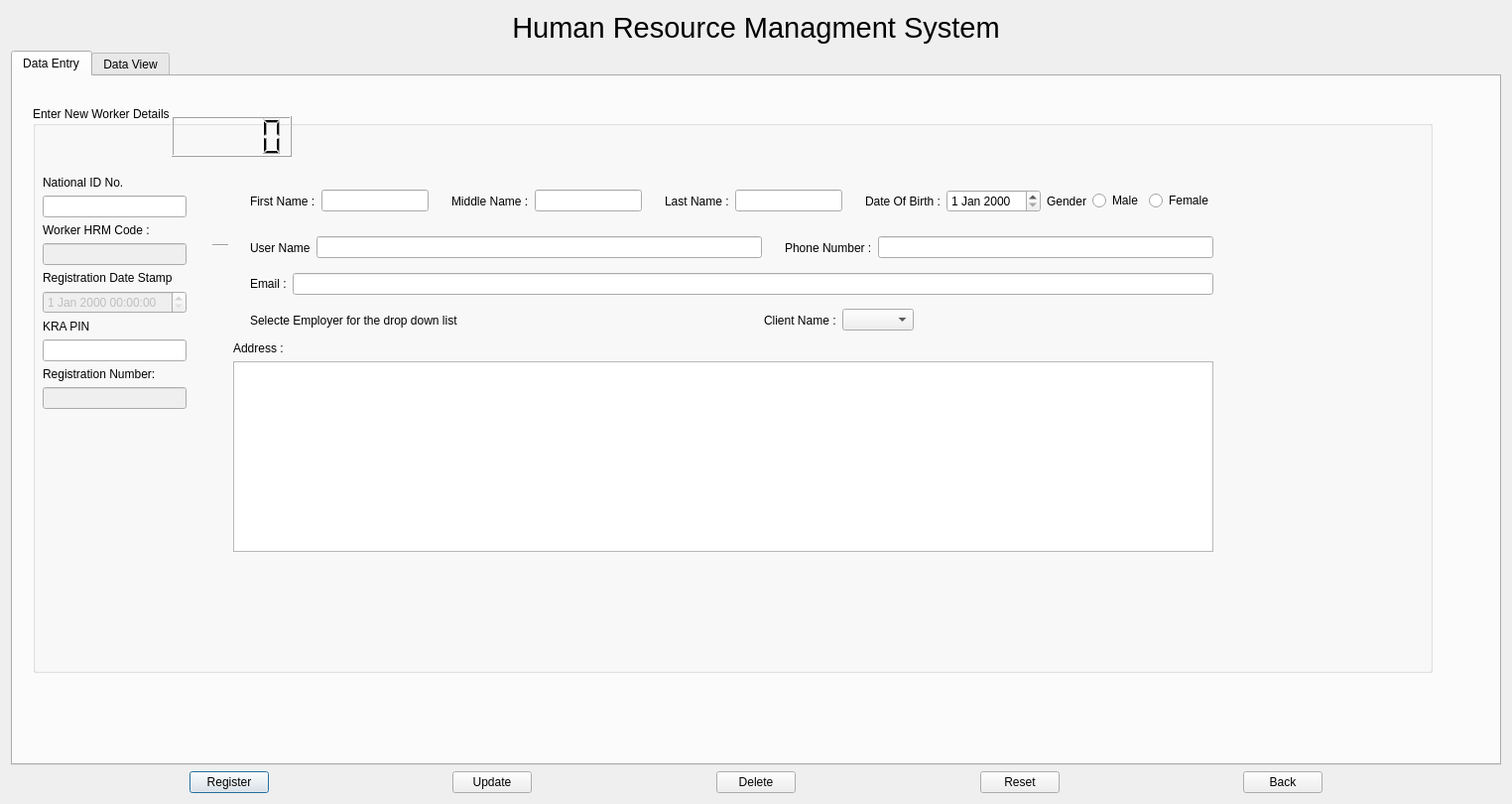
<?xml version="1.0" encoding="UTF-8"?>
<ui version="4.0">
 <class>Dialog_workers</class>
 <widget class="QDialog" name="Dialog_workers">
  <property name="geometry">
   <rect>
    <x>0</x>
    <y>0</y>
    <width>1524</width>
    <height>810</height>
   </rect>
  </property>
  <property name="windowTitle">
   <string>Dialog</string>
  </property>
  <layout class="QHBoxLayout" name="horizontalLayout_21">
   <item>
    <layout class="QVBoxLayout" name="verticalLayout_9">
     <item>
      <widget class="QLabel" name="label">
       <property name="font">
        <font>
         <family>Tahoma</family>
         <pointsize>22</pointsize>
        </font>
       </property>
       <property name="text">
        <string>Human Resource Managment System</string>
       </property>
       <property name="alignment">
        <set>Qt::AlignCenter</set>
       </property>
       <property name="wordWrap">
        <bool>true</bool>
       </property>
      </widget>
     </item>
     <item>
      <widget class="QTabWidget" name="tabWidget">
       <property name="currentIndex">
        <number>0</number>
       </property>
       <widget class="QWidget" name="tab_3">
        <attribute name="title">
         <string>Data Entry</string>
        </attribute>
        <widget class="QGroupBox" name="groupBox_3">
         <property name="geometry">
          <rect>
           <x>20</x>
           <y>30</y>
           <width>1411</width>
           <height>571</height>
          </rect>
         </property>
         <property name="title">
          <string>Enter New Worker Details</string>
         </property>
         <widget class="Line" name="line_2">
          <property name="geometry">
           <rect>
            <x>181</x>
            <y>132</y>
            <width>16</width>
            <height>16</height>
           </rect>
          </property>
          <property name="orientation">
           <enum>Qt::Horizontal</enum>
          </property>
         </widget>
         <widget class="QLCDNumber" name="lcdNumber_user_id">
          <property name="geometry">
           <rect>
            <x>140</x>
            <y>10</y>
            <width>121</width>
            <height>41</height>
           </rect>
          </property>
          <property name="sizePolicy">
           <sizepolicy hsizetype="Fixed" vsizetype="Fixed">
            <horstretch>0</horstretch>
            <verstretch>0</verstretch>
           </sizepolicy>
          </property>
          <property name="minimumSize">
           <size>
            <width>31</width>
            <height>24</height>
           </size>
          </property>
          <property name="font">
           <font>
            <family>MS Shell Dlg 2</family>
            <pointsize>16</pointsize>
            <weight>75</weight>
            <bold>true</bold>
           </font>
          </property>
         </widget>
         <widget class="QWidget" name="layoutWidget">
          <property name="geometry">
           <rect>
            <x>10</x>
            <y>70</y>
            <width>1180</width>
            <height>460</height>
           </rect>
          </property>
          <layout class="QHBoxLayout" name="horizontalLayout_24">
           <item>
            <layout class="QVBoxLayout" name="verticalLayout_11">
             <item>
              <layout class="QVBoxLayout" name="verticalLayout_12">
               <item>
                <widget class="QLabel" name="label_19">
                 <property name="text">
                  <string>National ID No.</string>
                 </property>
                 <property name="buddy">
                  <cstring>lineEdit_IDNo</cstring>
                 </property>
                </widget>
               </item>
               <item>
                <widget class="QLineEdit" name="lineEdit_IDNo">
                 <property name="inputMethodHints">
                  <set>Qt::ImhDigitsOnly</set>
                 </property>
                </widget>
               </item>
              </layout>
             </item>
             <item>
              <layout class="QVBoxLayout" name="verticalLayout_13">
               <item>
                <widget class="QLabel" name="label_20">
                 <property name="text">
                  <string>Worker HRM Code :</string>
                 </property>
                </widget>
               </item>
               <item>
                <widget class="QLineEdit" name="lineEdit_hrm_code">
                 <property name="enabled">
                  <bool>false</bool>
                 </property>
                </widget>
               </item>
              </layout>
             </item>
             <item>
              <layout class="QVBoxLayout" name="verticalLayout_14">
               <item>
                <widget class="QLabel" name="label_21">
                 <property name="text">
                  <string>Registration Date Stamp</string>
                 </property>
                </widget>
               </item>
               <item>
                <widget class="QDateTimeEdit" name="dateTimeEdit_stamp">
                 <property name="enabled">
                  <bool>false</bool>
                 </property>
                </widget>
               </item>
               <item>
                <layout class="QVBoxLayout" name="verticalLayout_15">
                 <item>
                  <widget class="QLabel" name="label_22">
                   <property name="text">
                    <string>KRA PIN</string>
                   </property>
                  </widget>
                 </item>
                 <item>
                  <widget class="QLineEdit" name="lineEdit_kra_pin"/>
                 </item>
                </layout>
               </item>
               <item>
                <layout class="QVBoxLayout" name="verticalLayout_10">
                 <item>
                  <widget class="QLabel" name="label_18">
                   <property name="text">
                    <string>Registration Number:</string>
                   </property>
                  </widget>
                 </item>
                 <item>
                  <widget class="QLineEdit" name="lineEdit_regNo">
                   <property name="enabled">
                    <bool>false</bool>
                   </property>
                  </widget>
                 </item>
                </layout>
               </item>
               <item>
                <spacer name="verticalSpacer_14">
                 <property name="orientation">
                  <enum>Qt::Vertical</enum>
                 </property>
                 <property name="sizeHint" stdset="0">
                  <size>
                   <width>20</width>
                   <height>40</height>
                  </size>
                 </property>
                </spacer>
               </item>
              </layout>
             </item>
            </layout>
           </item>
           <item>
            <spacer name="horizontalSpacer_11">
             <property name="orientation">
              <enum>Qt::Horizontal</enum>
             </property>
             <property name="sizeHint" stdset="0">
              <size>
               <width>40</width>
               <height>20</height>
              </size>
             </property>
            </spacer>
           </item>
           <item>
            <layout class="QVBoxLayout" name="verticalLayout_16">
             <item>
              <layout class="QHBoxLayout" name="horizontalLayout_15">
               <item>
                <layout class="QHBoxLayout" name="horizontalLayout_16">
                 <item>
                  <layout class="QHBoxLayout" name="horizontalLayout_11">
                   <item>
                    <layout class="QHBoxLayout" name="horizontalLayout_12">
                     <item>
                      <spacer name="verticalSpacer_4">
                       <property name="orientation">
                        <enum>Qt::Vertical</enum>
                       </property>
                       <property name="sizeHint" stdset="0">
                        <size>
                         <width>17</width>
                         <height>29</height>
                        </size>
                       </property>
                      </spacer>
                     </item>
                     <item>
                      <widget class="QLabel" name="label_23">
                       <property name="text">
                        <string>First Name :</string>
                       </property>
                       <property name="buddy">
                        <cstring>lineEdit_fn</cstring>
                       </property>
                      </widget>
                     </item>
                     <item>
                      <widget class="QLineEdit" name="lineEdit_fn"/>
                     </item>
                    </layout>
                   </item>
                   <item>
                    <spacer name="verticalSpacer_15">
                     <property name="orientation">
                      <enum>Qt::Vertical</enum>
                     </property>
                     <property name="sizeHint" stdset="0">
                      <size>
                       <width>17</width>
                       <height>30</height>
                      </size>
                     </property>
                    </spacer>
                   </item>
                   <item>
                    <widget class="QLabel" name="label_24">
                     <property name="text">
                      <string>Middle Name :</string>
                     </property>
                     <property name="buddy">
                      <cstring>lineEdit_mn</cstring>
                     </property>
                    </widget>
                   </item>
                   <item>
                    <widget class="QLineEdit" name="lineEdit_mn"/>
                   </item>
                   <item>
                    <layout class="QHBoxLayout" name="horizontalLayout_14">
                     <item>
                      <spacer name="verticalSpacer_16">
                       <property name="orientation">
                        <enum>Qt::Vertical</enum>
                       </property>
                       <property name="sizeHint" stdset="0">
                        <size>
                         <width>17</width>
                         <height>29</height>
                        </size>
                       </property>
                      </spacer>
                     </item>
                     <item>
                      <widget class="QLabel" name="label_25">
                       <property name="text">
                        <string>Last Name :</string>
                       </property>
                       <property name="buddy">
                        <cstring>lineEdit_ln</cstring>
                       </property>
                      </widget>
                     </item>
                     <item>
                      <widget class="QLineEdit" name="lineEdit_ln"/>
                     </item>
                    </layout>
                   </item>
                  </layout>
                 </item>
                 <item>
                  <spacer name="verticalSpacer_17">
                   <property name="orientation">
                    <enum>Qt::Vertical</enum>
                   </property>
                   <property name="sizeHint" stdset="0">
                    <size>
                     <width>17</width>
                     <height>30</height>
                    </size>
                   </property>
                  </spacer>
                 </item>
                 <item>
                  <widget class="QLabel" name="label_26">
                   <property name="text">
                    <string>Date Of Birth :</string>
                   </property>
                  </widget>
                 </item>
                 <item>
                  <widget class="QDateEdit" name="dateEdit_dob"/>
                 </item>
                </layout>
               </item>
               <item>
                <widget class="QLabel" name="label_27">
                 <property name="text">
                  <string>Gender</string>
                 </property>
                 <property name="buddy">
                  <cstring>radioButton_female</cstring>
                 </property>
                </widget>
               </item>
               <item>
                <widget class="QRadioButton" name="radioButton_male">
                 <property name="text">
                  <string>Male</string>
                 </property>
                </widget>
               </item>
               <item>
                <widget class="QRadioButton" name="radioButton_female">
                 <property name="text">
                  <string>Female</string>
                 </property>
                </widget>
               </item>
              </layout>
             </item>
             <item>
              <layout class="QVBoxLayout" name="verticalLayout_17">
               <item>
                <layout class="QHBoxLayout" name="horizontalLayout_17">
                 <item>
                  <spacer name="verticalSpacer_19">
                   <property name="orientation">
                    <enum>Qt::Vertical</enum>
                   </property>
                   <property name="sizeHint" stdset="0">
                    <size>
                     <width>17</width>
                     <height>31</height>
                    </size>
                   </property>
                  </spacer>
                 </item>
                 <item>
                  <widget class="QLabel" name="label_28">
                   <property name="text">
                    <string>User Name</string>
                   </property>
                   <property name="buddy">
                    <cstring>lineEdit_un</cstring>
                   </property>
                  </widget>
                 </item>
                 <item>
                  <widget class="QLineEdit" name="lineEdit_un"/>
                 </item>
                 <item>
                  <layout class="QHBoxLayout" name="horizontalLayout_18">
                   <item>
                    <spacer name="verticalSpacer_20">
                     <property name="orientation">
                      <enum>Qt::Vertical</enum>
                     </property>
                     <property name="sizeHint" stdset="0">
                      <size>
                       <width>17</width>
                       <height>31</height>
                      </size>
                     </property>
                    </spacer>
                   </item>
                   <item>
                    <widget class="QLabel" name="label_29">
                     <property name="text">
                      <string>Phone Number :</string>
                     </property>
                    </widget>
                   </item>
                   <item>
                    <widget class="QLineEdit" name="lineEdit_tell">
                     <property name="inputMethodHints">
                      <set>Qt::ImhDigitsOnly</set>
                     </property>
                    </widget>
                   </item>
                  </layout>
                 </item>
                </layout>
               </item>
               <item>
                <layout class="QHBoxLayout" name="horizontalLayout_19">
                 <item>
                  <spacer name="verticalSpacer_21">
                   <property name="orientation">
                    <enum>Qt::Vertical</enum>
                   </property>
                   <property name="sizeHint" stdset="0">
                    <size>
                     <width>17</width>
                     <height>30</height>
                    </size>
                   </property>
                  </spacer>
                 </item>
                 <item>
                  <widget class="QLabel" name="label_30">
                   <property name="text">
                    <string>Email :</string>
                   </property>
                  </widget>
                 </item>
                 <item>
                  <widget class="QLineEdit" name="lineEdit_email">
                   <property name="inputMethodHints">
                    <set>Qt::ImhEmailCharactersOnly</set>
                   </property>
                  </widget>
                 </item>
                </layout>
               </item>
               <item>
                <layout class="QHBoxLayout" name="horizontalLayout_20">
                 <item>
                  <spacer name="verticalSpacer_22">
                   <property name="orientation">
                    <enum>Qt::Vertical</enum>
                   </property>
                   <property name="sizeHint" stdset="0">
                    <size>
                     <width>17</width>
                     <height>31</height>
                    </size>
                   </property>
                  </spacer>
                 </item>
                 <item>
                  <widget class="QLabel" name="label_31">
                   <property name="text">
                    <string>Selecte Employer for the drop down list</string>
                   </property>
                  </widget>
                 </item>
                 <item>
                  <spacer name="horizontalSpacer_3">
                   <property name="orientation">
                    <enum>Qt::Horizontal</enum>
                   </property>
                   <property name="sizeHint" stdset="0">
                    <size>
                     <width>40</width>
                     <height>20</height>
                    </size>
                   </property>
                  </spacer>
                 </item>
                 <item>
                  <widget class="QLabel" name="label_32">
                   <property name="text">
                    <string>Client Name :</string>
                   </property>
                  </widget>
                 </item>
                 <item>
                  <widget class="QComboBox" name="comboBox_client_name">
                   <property name="clients" stdset="0">
                    <string>male
female</string>
                   </property>
                  </widget>
                 </item>
                 <item>
                  <spacer name="horizontalSpacer_4">
                   <property name="orientation">
                    <enum>Qt::Horizontal</enum>
                   </property>
                   <property name="sizeHint" stdset="0">
                    <size>
                     <width>40</width>
                     <height>20</height>
                    </size>
                   </property>
                  </spacer>
                 </item>
                </layout>
               </item>
               <item>
                <layout class="QVBoxLayout" name="verticalLayout_19">
                 <item>
                  <widget class="QLabel" name="label_33">
                   <property name="text">
                    <string>Address :</string>
                   </property>
                  </widget>
                 </item>
                </layout>
               </item>
               <item>
                <widget class="QTextEdit" name="textEdit_address"/>
               </item>
               <item>
                <spacer name="verticalSpacer_24">
                 <property name="orientation">
                  <enum>Qt::Vertical</enum>
                 </property>
                 <property name="sizeHint" stdset="0">
                  <size>
                   <width>296</width>
                   <height>31</height>
                  </size>
                 </property>
                </spacer>
               </item>
              </layout>
             </item>
             <item>
              <spacer name="verticalSpacer_18">
               <property name="orientation">
                <enum>Qt::Vertical</enum>
               </property>
               <property name="sizeHint" stdset="0">
                <size>
                 <width>270</width>
                 <height>29</height>
                </size>
               </property>
              </spacer>
             </item>
             <item>
              <layout class="QHBoxLayout" name="horizontalLayout_22"/>
             </item>
            </layout>
           </item>
          </layout>
         </widget>
        </widget>
       </widget>
       <widget class="QWidget" name="tab_4">
        <attribute name="title">
         <string>Data View</string>
        </attribute>
        <widget class="QGroupBox" name="groupBox_4">
         <property name="geometry">
          <rect>
           <x>0</x>
           <y>30</y>
           <width>1321</width>
           <height>331</height>
          </rect>
         </property>
         <property name="title">
          <string>Data view</string>
         </property>
         <widget class="QTableView" name="tableWidget_records_w">
          <property name="geometry">
           <rect>
            <x>20</x>
            <y>20</y>
            <width>1291</width>
            <height>271</height>
           </rect>
          </property>
         </widget>
        </widget>
       </widget>
      </widget>
     </item>
     <item>
      <layout class="QHBoxLayout" name="horizontalLayout_23">
       <item>
        <spacer name="horizontalSpacer_7">
         <property name="orientation">
          <enum>Qt::Horizontal</enum>
         </property>
         <property name="sizeHint" stdset="0">
          <size>
           <width>40</width>
           <height>20</height>
          </size>
         </property>
        </spacer>
       </item>
       <item>
        <widget class="QPushButton" name="pushButton_reg">
         <property name="text">
          <string>Register</string>
         </property>
        </widget>
       </item>
       <item>
        <spacer name="horizontalSpacer_5">
         <property name="orientation">
          <enum>Qt::Horizontal</enum>
         </property>
         <property name="sizeHint" stdset="0">
          <size>
           <width>40</width>
           <height>20</height>
          </size>
         </property>
        </spacer>
       </item>
       <item>
        <widget class="QPushButton" name="pushButton_update">
         <property name="text">
          <string>Update</string>
         </property>
        </widget>
       </item>
       <item>
        <spacer name="horizontalSpacer_6">
         <property name="orientation">
          <enum>Qt::Horizontal</enum>
         </property>
         <property name="sizeHint" stdset="0">
          <size>
           <width>40</width>
           <height>20</height>
          </size>
         </property>
        </spacer>
       </item>
       <item>
        <widget class="QPushButton" name="pushButton_delete">
         <property name="text">
          <string>Delete</string>
         </property>
        </widget>
       </item>
       <item>
        <spacer name="horizontalSpacer_8">
         <property name="orientation">
          <enum>Qt::Horizontal</enum>
         </property>
         <property name="sizeHint" stdset="0">
          <size>
           <width>40</width>
           <height>20</height>
          </size>
         </property>
        </spacer>
       </item>
       <item>
        <widget class="QPushButton" name="pushButton_login">
         <property name="text">
          <string>Reset</string>
         </property>
        </widget>
       </item>
       <item>
        <spacer name="horizontalSpacer_9">
         <property name="orientation">
          <enum>Qt::Horizontal</enum>
         </property>
         <property name="sizeHint" stdset="0">
          <size>
           <width>40</width>
           <height>20</height>
          </size>
         </property>
        </spacer>
       </item>
       <item>
        <widget class="QPushButton" name="pushButton_back">
         <property name="text">
          <string>Back</string>
         </property>
        </widget>
       </item>
       <item>
        <spacer name="horizontalSpacer_10">
         <property name="orientation">
          <enum>Qt::Horizontal</enum>
         </property>
         <property name="sizeHint" stdset="0">
          <size>
           <width>40</width>
           <height>20</height>
          </size>
         </property>
        </spacer>
       </item>
      </layout>
     </item>
    </layout>
   </item>
  </layout>
 </widget>
 <resources/>
 <connections/>
</ui>
